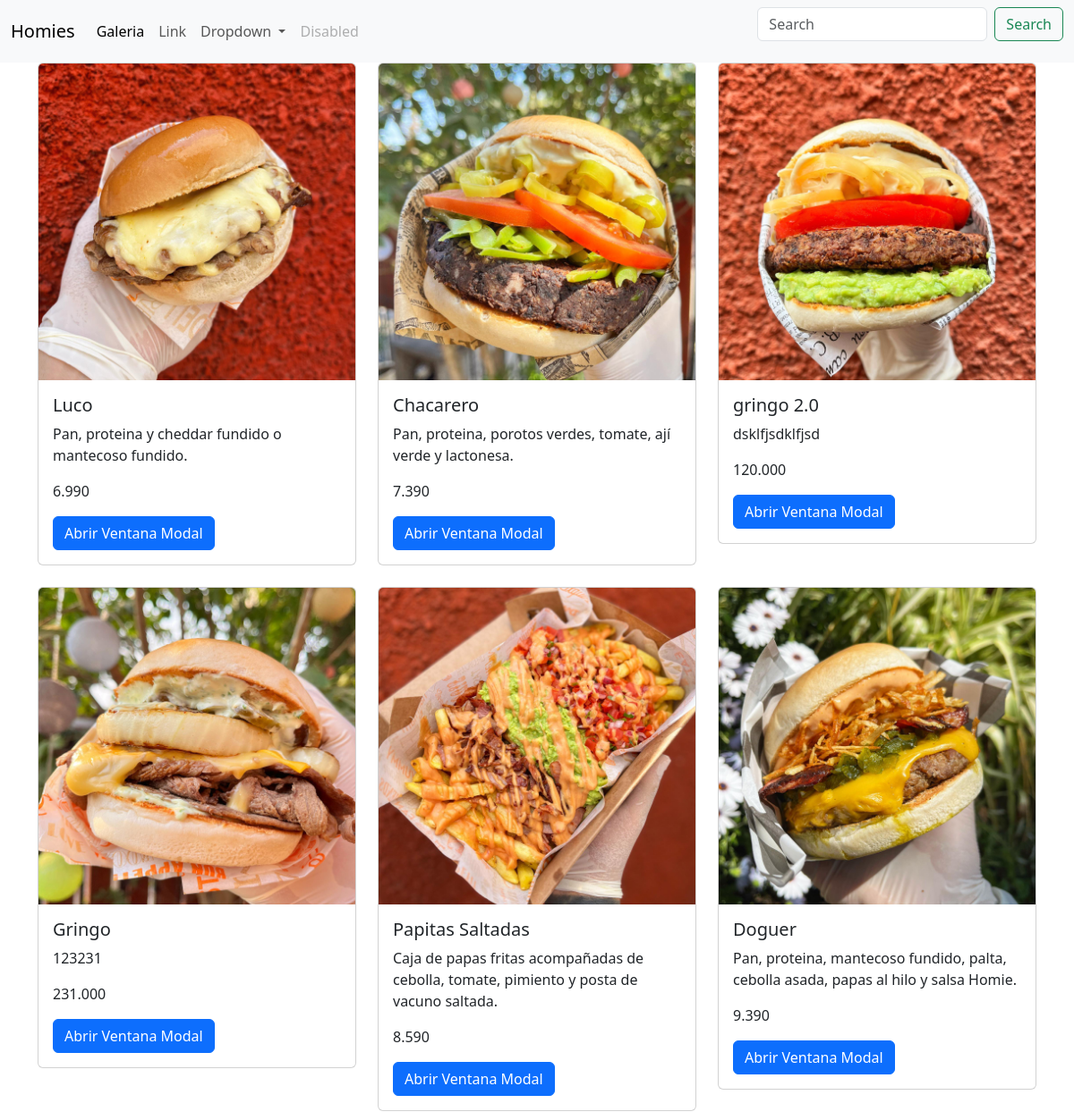
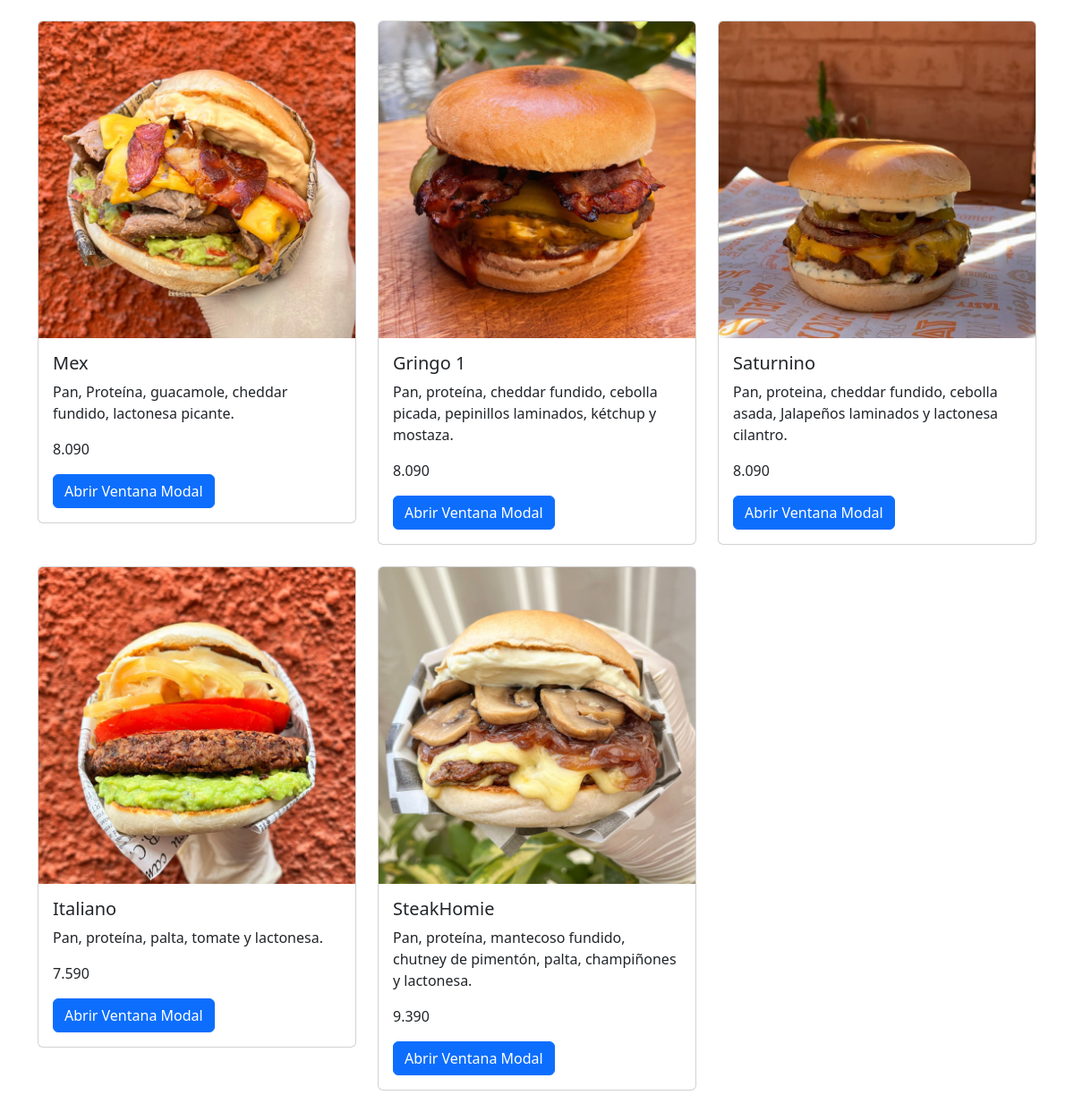
The page / on the database its author committed (2 pictures, top to bottom).
### app/models.py (models this page shows, shortened)
class Producto(models.Model):
    nombre = models.CharField(max_length=200)
    descripcion = models.TextField()
    precio = models.DecimalField(max_digits=6, decimal_places=3)
    stock = models.IntegerField()
    fecha_creacion = models.DateTimeField(auto_now_add=True)
    categoria = models.ForeignKey(Categoria, on_delete=models.CASCADE)
    imagen = models.ImageField(upload_to="productos", null=True)
    cantidad = models.IntegerField(default=0)
    comentario = models.CharField(max_length=100,default="")
    SIMPLE = 'Simple'
    DOBLE = 'Doble'
    OPCIONES_HAMBURGUESA = [
        (SIMPLE, 'Hamburguesa Simple'),
        (DOBLE, 'Hamburguesa Doble'),
    ]
    tipo_hamburguesa = models.CharField(
        max_length=10,
        choices=OPCIONES_HAMBURGUESA,
        default=SIMPLE,
    )

### app/views.py (the view)
# urls.py: path('', home , name="home"),
def home(request):
    productos = Producto.objects.all()
    if request.method == 'POST':
        form = ProductoForm(request.POST)
        if form.is_valid():
            form.save()
            return redirect('home')  # Redirige a la misma página después de agregar un producto
    else:
        form = ProductoForm()
    context = {'productos': productos, 'form': form}
    return render(request, 'app/home.html', context)

### app/forms.py
class ProductoForm(forms.ModelForm):
    class Meta:
        model = Producto
        fields = ['nombre', 'cantidad', 'precio', 'comentario', 'tipo_hamburguesa']

### app/templates/app/home.html (shortened to what this page needs)
{% extends 'app/base.html' %}
{% block content %}
    <div class="container">
        <div class="row">
          {% for producto in productos %}
            <div class="col-lg-4 col-md-6 col-sm-12 mb-4">
              <div class="card">
                <img src="{{ producto.imagen.url }}" class="card-img-top custom-image" alt="{{ producto.nombre }}">
                <div class="card-body">
                  <h5 class="card-title">{{ producto.nombre }}</h5>
                  <p class="card-text">{{ producto.descripcion }}</p>
                  <p class="card-text">{{ producto.precio }}</p>
<button type="button" class="btn btn-primary" data-bs-toggle="modal" data-bs-target="#myModal">
  Abrir Ventana Modal
</button>
</div>
</div>
</div>
{% endfor %}
</div>
</div>
{% endblock %}

### rows shown on the page
Producto: imagen (picture), nombre "Luco", descripcion "Pan, proteina y cheddar fundido o mantecoso fundido.", precio "6.990"
Producto: imagen (picture), nombre "Chacarero", descripcion "Pan, proteina, porotos verdes, tomate, ají verde y lactonesa.", precio "7.390"
Producto: imagen (picture), nombre "gringo 2.0", descripcion "dsklfjsdklfjsd", precio "120.000"
Producto: imagen (picture), nombre "Gringo", descripcion "123231", precio "231.000"
Producto: imagen (picture), nombre "Papitas Saltadas", descripcion "Caja de papas fritas acompañadas de cebolla, tomate, pimiento y posta de vacuno saltada.", precio "8.590"
Producto: imagen (picture), nombre "Doguer", descripcion "Pan, proteina, mantecoso fundido, palta, cebolla asada, papas al hilo y salsa Homie.", precio "9.390"
Producto: imagen (picture), nombre "Mex", descripcion "Pan, Proteína, guacamole, cheddar fundido, lactonesa picante.", precio "8.090"
Producto: imagen (picture), nombre "Gringo 1", descripcion "Pan, proteína, cheddar fundido, cebolla picada, pepinillos laminados, kétchup y mostaza.", precio "8.090"
Producto: imagen (picture), nombre "Saturnino", descripcion "Pan, proteina, cheddar fundido, cebolla asada, Jalapeños laminados y lactonesa cilantro.", precio "8.090"
Producto: imagen (picture), nombre "Italiano", descripcion "Pan, proteína, palta, tomate y lactonesa.", precio "7.590"
Producto: imagen (picture), nombre "SteakHomie", descripcion "Pan, proteína, mantecoso fundido, chutney de pimentón, palta, champiñones y lactonesa.", precio "9.390"
